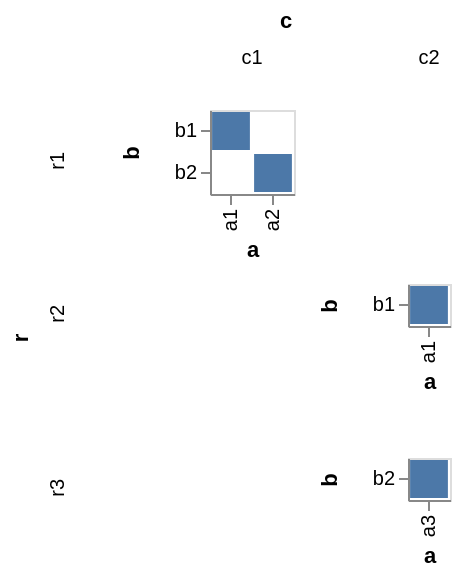

Express this chart as Vega-Lite.
### Vega specification from a JSON file in a GitHub repository (floating-point values rounded to 4 significant figures)
{"$schema": "https://vega.github.io/schema/vega/v3.0.json", "autosize": "pad", "padding": 5, "data": [{"name": "source_0", "values": [{"r": "r1", "c": "c1", "a": "a1", "b": "b1"}, {"r": "r1", "c": "c1", "a": "a2", "b": "b2"}, {"r": "r2", "c": "c2", "a": "a1", "b": "b1"}, {"r": "r3", "c": "c2", "a": "a3", "b": "b2"}]}, {"name": "cross_column_domain_row_domain", "source": "source_0", "transform": [{"type": "aggregate", "groupby": ["c", "r"], "fields": ["a", "b"], "ops": ["distinct", "distinct"]}]}, {"name": "column_domain", "source": "cross_column_domain_row_domain", "transform": [{"type": "aggregate", "groupby": ["c"], "fields": ["distinct_a"], "ops": ["max"], "as": ["distinct_a"]}]}, {"name": "row_domain", "source": "cross_column_domain_row_domain", "transform": [{"type": "aggregate", "groupby": ["r"], "fields": ["distinct_b"], "ops": ["max"], "as": ["distinct_b"]}]}], "signals": [{"name": "child_x_step", "value": 21}, {"name": "child_y_step", "value": 21}], "layout": {"padding": {"row": 10, "column": 10}, "offset": 10, "columns": {"signal": "length(data('column_domain'))"}, "bounds": "full", "align": "all"}, "marks": [{"name": "row_title", "role": "row-title", "type": "group", "marks": [{"type": "text", "role": "row-title-text", "style": "guide-title", "encode": {"update": {"align": {"value": "center"}, "text": {"value": "r"}, "angle": {"value": 270}}}}]}, {"name": "column_title", "role": "column-title", "type": "group", "marks": [{"type": "text", "role": "column-title-text", "style": "guide-title", "encode": {"update": {"align": {"value": "center"}, "text": {"value": "c"}}}}]}, {"name": "row_header", "type": "group", "role": "row-header", "from": {"data": "row_domain"}, "sort": {"field": "datum[\"r\"]", "order": "ascending"}, "title": {"text": {"signal": "''+parent[\"r\"]"}, "offset": 10, "orient": "left", "style": "guide-label", "encode": {"update": {"align": {"value": "right"}, "baseline": {"value": "middle"}}}}, "encode": {"update": {"height": {"signal": "bandspace(datum[\"distinct_b\"], 0.1, 0.05) * child_y_step"}}}}, {"name": "column_header", "type": "group", "role": "column-header", "from": {"data": "column_domain"}, "sort": {"field": "datum[\"c\"]", "order": "ascending"}, "title": {"text": {"signal": "''+parent[\"c\"]"}, "offset": 10, "orient": "top", "style": "guide-label"}, "encode": {"update": {"width": {"signal": "bandspace(datum[\"distinct_a\"], 0.1, 0.05) * child_x_step"}}}}, {"name": "cell", "type": "group", "style": "cell", "from": {"facet": {"name": "facet", "data": "source_0", "groupby": ["r", "c"], "aggregate": {"cross": true, "fields": ["a", "b"], "ops": ["distinct", "distinct"]}}}, "sort": {"field": ["datum[\"r\"]", "datum[\"c\"]"], "order": ["ascending", "ascending"]}, "encode": {"update": {"width": {"signal": "bandspace(datum[\"distinct_a\"], 0.1, 0.05) * child_x_step"}, "height": {"signal": "bandspace(datum[\"distinct_b\"], 0.1, 0.05) * child_y_step"}}}, "marks": [{"name": "child_marks", "type": "rect", "style": ["rect"], "from": {"data": "facet"}, "encode": {"update": {"x": {"scale": "child_x", "field": "a"}, "width": {"scale": "child_x", "band": true}, "y": {"scale": "child_y", "field": "b"}, "height": {"scale": "child_y", "band": true}, "fill": {"value": "#4c78a8"}}}}], "scales": [{"name": "child_x", "type": "band", "domain": {"data": "facet", "field": "a", "sort": true}, "range": {"step": {"signal": "child_x_step"}}, "paddingInner": 0.1, "paddingOuter": 0.05}, {"name": "child_y", "type": "band", "domain": {"data": "facet", "field": "b", "sort": true}, "range": {"step": {"signal": "child_y_step"}}, "paddingInner": 0.1, "paddingOuter": 0.05}], "axes": [{"scale": "child_x", "orient": "bottom", "title": "a", "zindex": 1, "encode": {"labels": {"update": {"angle": {"value": 270}, "align": {"value": "right"}, "baseline": {"value": "middle"}}}}}, {"scale": "child_y", "orient": "left", "title": "b", "zindex": 1}]}], "config": {"axisY": {"minExtent": 30}}}
